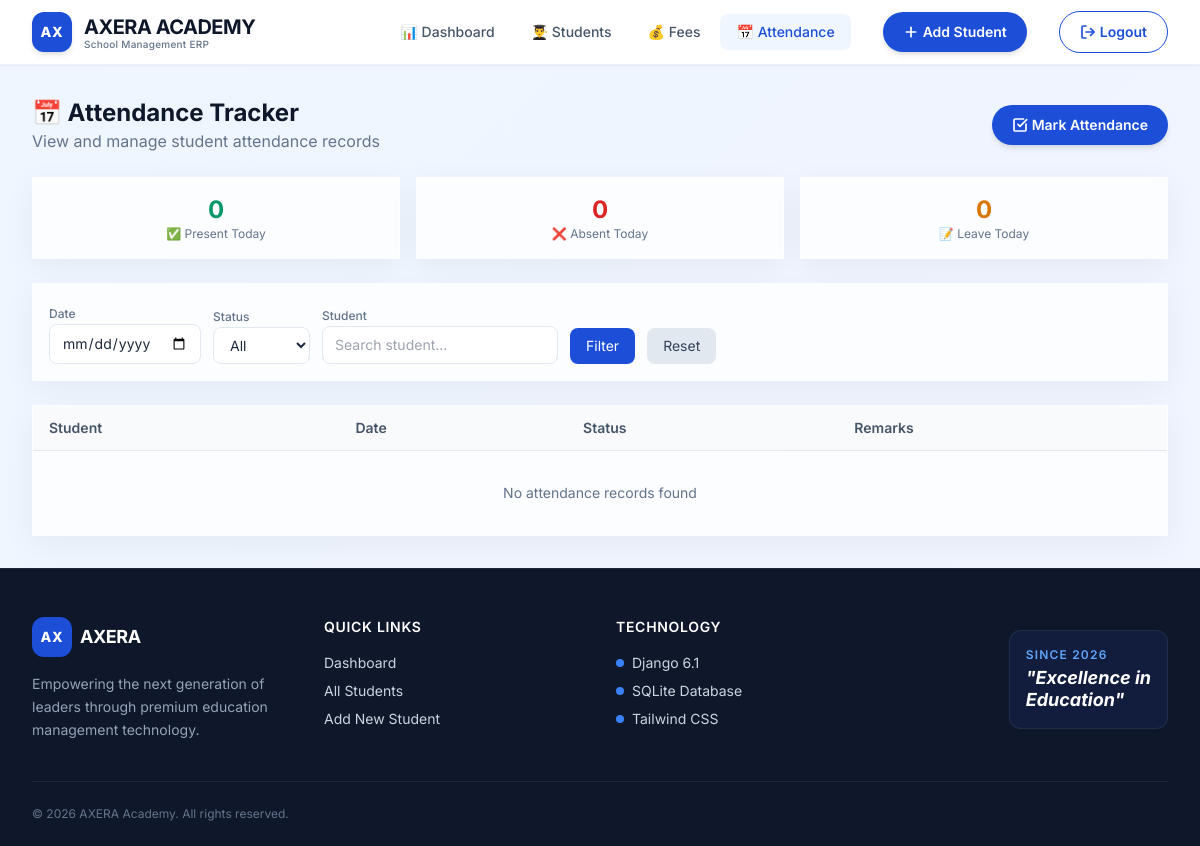
Page /attendance/ (signed in) on the earlier database version.
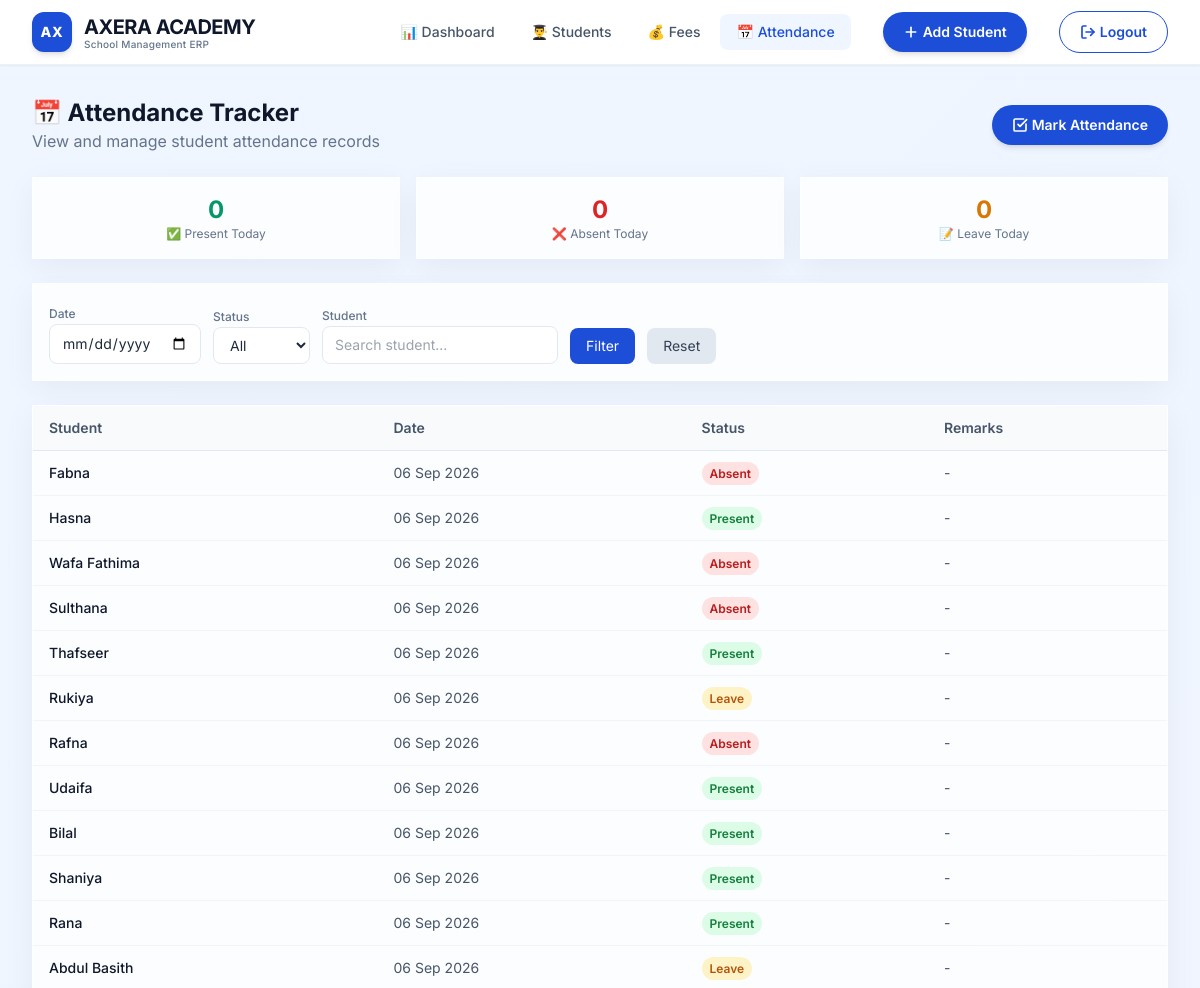
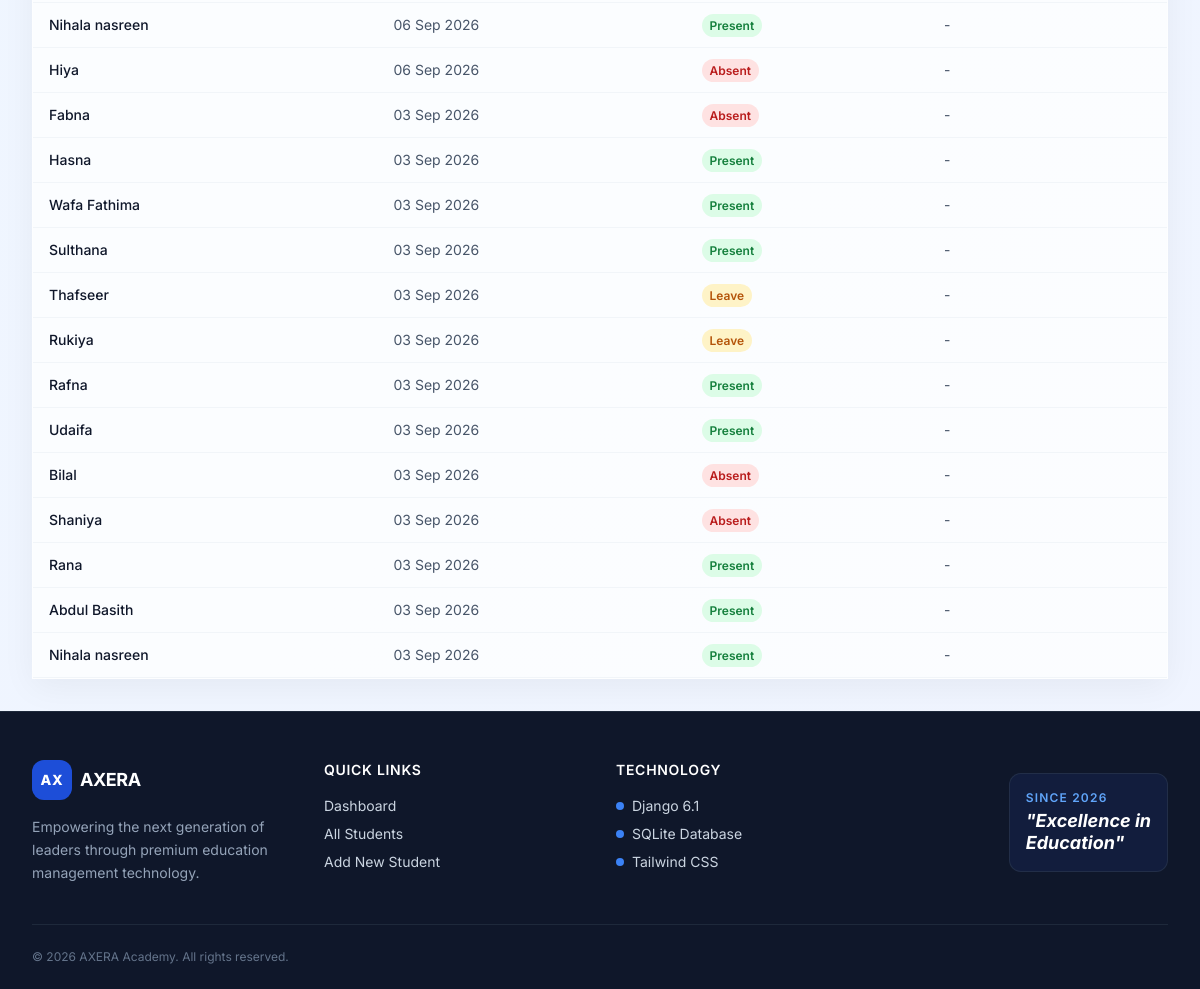
Same page on the later database version (2 pictures, top to bottom).
### students/models.py (models this page shows, shortened)
class Attendance(models.Model):
    STATUS_CHOICES = [
        ('Present', 'Present'),
        ('Absent', 'Absent'),
        ('Leave', 'Leave'),
    ]
    student = models.ForeignKey(Student, on_delete=models.CASCADE, related_name='attendances')
    date = models.DateField(default=timezone.now)
    status = models.CharField(max_length=10, choices=STATUS_CHOICES)
    remarks = models.CharField(max_length=200, blank=True)
    class Meta:
        unique_together = ['student', 'date']
        ordering = ['-date']

class Student(models.Model):
    GENDER_CHOICES = [
        ('Male', 'Male'),
        ('Female', 'Female'),
        ('Other', 'Other'),
    ]
    name = models.CharField(max_length=100)
    age = models.IntegerField()
    gender = models.CharField(max_length=10, choices=GENDER_CHOICES)
    class_name = models.CharField(max_length=50)
    phone = models.CharField(max_length=15)
    email = models.EmailField()
    address = models.TextField()
    admission_date = models.DateField(default=timezone.now)
    is_active = models.BooleanField(default=True)
    class Meta:
        ordering = ['-id']

### students/views.py (the view)
@login_required
def attendance_list(request):
    attendances = (
        Attendance.objects
        .all()
        .select_related('student')
    )
    date_filter = request.GET.get(
        'date',
        ''
    )
    if date_filter:
        attendances = attendances.filter(
            date=date_filter
        )
    status_filter = request.GET.get(
        'status',
        ''
    )
    if status_filter:
        attendances = attendances.filter(
            status=status_filter
        )
    student_filter = request.GET.get(
        'student',
        ''
    )
    if student_filter:
        attendances = attendances.filter(
            student__name__icontains=student_filter
        )
    today = timezone.now().date()
    today_attendance = Attendance.objects.filter(
        date=today
    )
    present_today = today_attendance.filter(
        status='Present'
    ).count()
    absent_today = today_attendance.filter(
        status='Absent'
    ).count()
    leave_today = today_attendance.filter(
        status='Leave'
    ).count()
    context = {
        'attendances': attendances,
        'present_today': present_today,
        'absent_today': absent_today,
        'leave_today': leave_today,
        'date_filter': date_filter,
        'status_filter': status_filter,
    }
    return render(
        request,
        'attendance_list.html',
        context
    )

### students/templates/attendance_list.html (shortened to what the changed rows need)
{% extends 'base.html' %}
{% block content %}
<div class="animate-fade-up">
    <div class="flex flex-col md:flex-row justify-between items-start md:items-center gap-4 mb-6">
        <div>
            <h2 class="text-2xl font-bold text-slate-900">📅 Attendance Tracker</h2>
        </div>
    </div>
    <div class="premium-card p-0 overflow-hidden">
        <div class="overflow-x-auto">
            <table class="w-full text-sm">
                <thead class="bg-slate-50 border-b border-slate-200">
                    <tr>
                        <th class="px-4 py-3 text-left font-semibold text-slate-600">Student</th>
                        <th class="px-4 py-3 text-left font-semibold text-slate-600">Date</th>
                        <th class="px-4 py-3 text-left font-semibold text-slate-600">Status</th>
                        <th class="px-4 py-3 text-left font-semibold text-slate-600">Remarks</th>
                    </tr>
                </thead>
                <tbody>
                    {% for att in attendances %}
                    <tr class="border-b border-slate-100 hover:bg-slate-50 transition">
                        <td class="px-4 py-3">
    <a href="{% url 'student_profile' att.student.id %}" class="text-slate-900 hover:text-blue-600 hover:underline font-medium">
        {{ att.student.name }}
    </a>
</td>
                        <td class="px-4 py-3 text-slate-600">{{ att.date|date:"d M Y" }}</td>
                        <td class="px-4 py-3">
                            <span class="px-2 py-1 rounded-full text-xs font-semibold {% if att.status == 'Present' %}bg-green-100 text-green-700{% elif att.status == 'Absent' %}bg-red-100 text-red-700{% else %}bg-amber-100 text-amber-700{% endif %}">
                                {{ att.status }}
                            </span>
                        </td>
                        <td class="px-4 py-3 text-slate-600">{{ att.remarks|default:"-" }}</td>
                    </tr>
                    {% empty %}
                    <tr><td colspan="4" class="px-4 py-8 text-center text-slate-500">No attendance records found</td></tr>
                    {% endfor %}
                </tbody>
            </table>
        </div>
    </div>
</div>
{% endblock %}

Differences in the rows shown:
added Attendance: student.name "Fabna", date "06 Sep 2026", status "Absent", remarks "-"
added Attendance: student.name "Hasna", date "06 Sep 2026", status "Present", remarks "-"
added Attendance: student.name "Wafa Fathima", date "06 Sep 2026", status "Absent", remarks "-"
added Attendance: student.name "Sulthana", date "06 Sep 2026", status "Absent", remarks "-"
added Attendance: student.name "Thafseer", date "06 Sep 2026", status "Present", remarks "-"
added Attendance: student.name "Rukiya", date "06 Sep 2026", status "Leave", remarks "-"
added Attendance: student.name "Rafna", date "06 Sep 2026", status "Absent", remarks "-"
added Attendance: student.name "Udaifa", date "06 Sep 2026", status "Present", remarks "-"
added Attendance: student.name "Bilal", date "06 Sep 2026", status "Present", remarks "-"
added Attendance: student.name "Shaniya", date "06 Sep 2026", status "Present", remarks "-"
added Attendance: student.name "Rana", date "06 Sep 2026", status "Present", remarks "-"
added Attendance: student.name "Abdul Basith", date "06 Sep 2026", status "Leave", remarks "-"
added Attendance: student.name "Nihala nasreen", date "06 Sep 2026", status "Present", remarks "-"
added Attendance: student.name "Hiya", date "06 Sep 2026", status "Absent", remarks "-"
added Attendance: student.name "Fabna", date "03 Sep 2026", status "Absent", remarks "-"
added Attendance: student.name "Hasna", date "03 Sep 2026", status "Present", remarks "-"
added Attendance: student.name "Wafa Fathima", date "03 Sep 2026", status "Present", remarks "-"
added Attendance: student.name "Sulthana", date "03 Sep 2026", status "Present", remarks "-"
added Attendance: student.name "Thafseer", date "03 Sep 2026", status "Leave", remarks "-"
added Attendance: student.name "Rukiya", date "03 Sep 2026", status "Leave", remarks "-"
added Attendance: student.name "Rafna", date "03 Sep 2026", status "Present", remarks "-"
added Attendance: student.name "Udaifa", date "03 Sep 2026", status "Present", remarks "-"
added Attendance: student.name "Bilal", date "03 Sep 2026", status "Absent", remarks "-"
added Attendance: student.name "Shaniya", date "03 Sep 2026", status "Absent", remarks "-"
added Attendance: student.name "Rana", date "03 Sep 2026", status "Present", remarks "-"
added Attendance: student.name "Abdul Basith", date "03 Sep 2026", status "Present", remarks "-"
added Attendance: student.name "Nihala nasreen", date "03 Sep 2026", status "Present", remarks "-"
Other differences:
text no longer shown: "No attendance records found"
